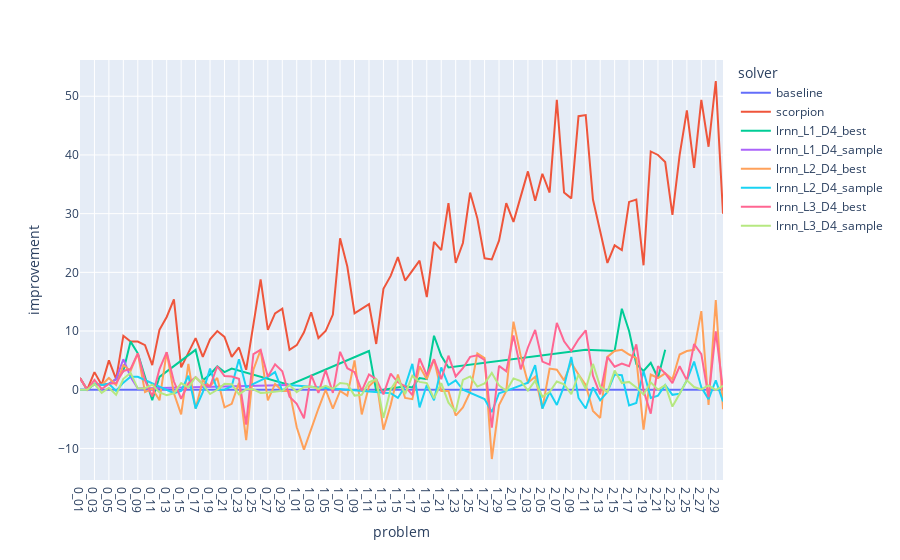
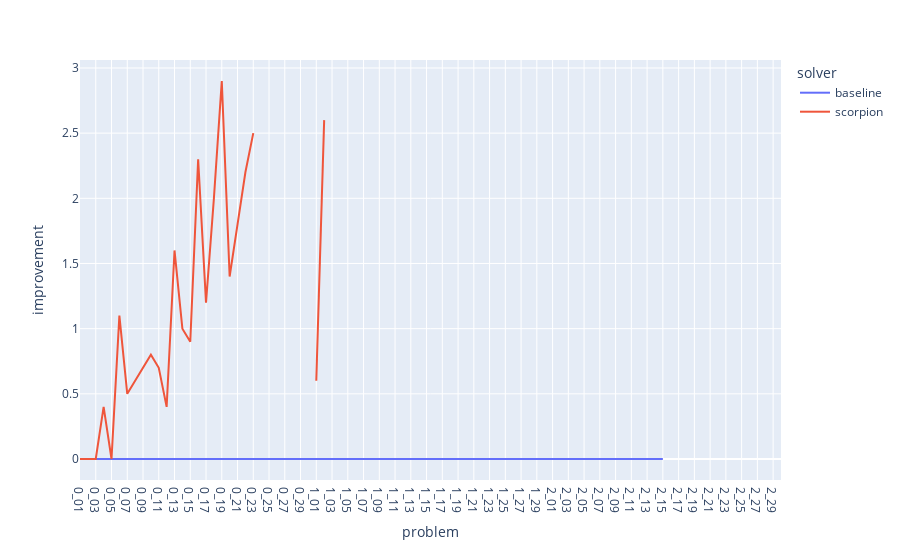
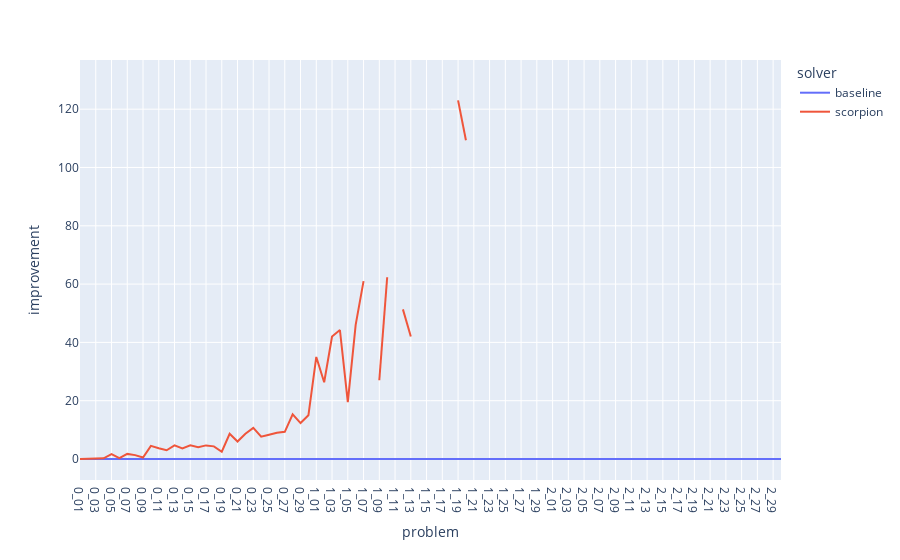
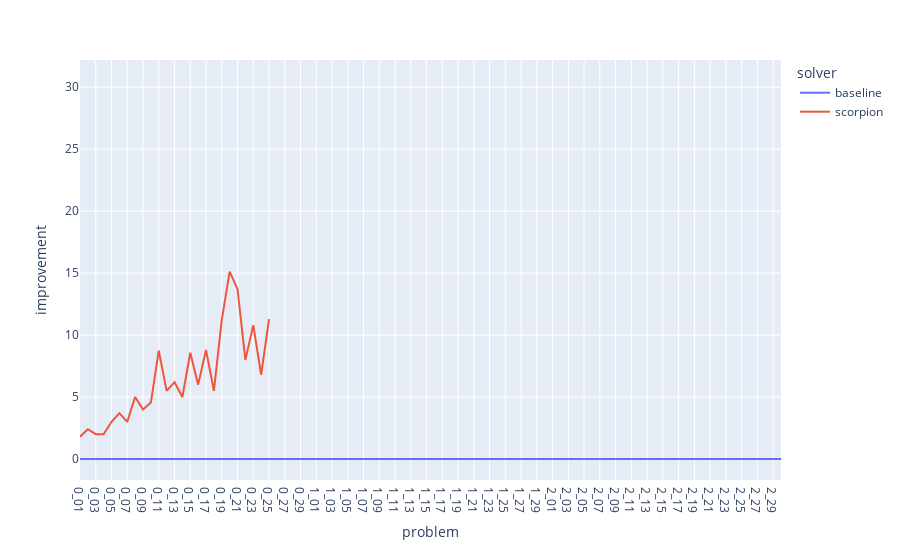

Source (notebook cell) for these figures, in order:
### Markdown cell above
# Absolute difference plots

### Code cell
plot_difference(absolute=True)

### Figure 1 — Plotly figure (JSON) as saved in the notebook; plotly's stock layout.template omitted (floating-point values rounded to 4 significant figures)
{"data": [{"hovertemplate": "solver=baseline<br>problem=%{x}<br>improvement=%{y}<extra></extra>", "legendgroup": "baseline", "line": {"color": "#636efa", "dash": "solid"}, "marker": {"symbol": "circle"}, "mode": "lines", "name": "baseline", "orientation": "v", "showlegend": true, "type": "scatter", "x": ["0_01", "0_02", "0_03", "0_04", "0_05", "0_06", "0_07", "0_08", "0_09", "0_10", "0_11", "0_12", "0_13", "0_14", "0_15", "0_16", "0_17", "0_18", "0_19", "0_20", "0_21", "0_22", "0_23", "0_24", "0_25", "0_26", "0_27", "0_28", "0_29", "0_30", "1_01", "1_02", "1_03", "1_04", "1_05", "1_06", "1_07", "1_08", "1_09", "1_10", "1_11", "1_12", "1_13", "1_14", "1_15", "1_16", "1_17", "1_18", "1_19", "1_20", "1_21", "1_22", "1_23", "1_24", "1_25", "1_26", "1_27", "1_28", "1_29", "1_30", "2_01", "2_02", "2_03", "2_04", "2_05", "2_06", "2_07", "2_08", "2_09", "2_10", "2_11", "2_12", "2_13", "2_14", "2_15", "2_16", "2_17", "2_18", "2_19", "2_20", "2_21", "2_22", "2_23", "2_24", "2_25", "2_26", "2_27", "2_28", "2_29", "2_30"], "xaxis": "x", "y": [0, 0, 0, 0, 0, 0, 0, 0, 0, 0, 0, 0, 0, 0, 0, 0, 0, 0, 0, 0, 0, 0, 0, 0, 0, 0, 0, 0, 0, 0, 0, 0, 0, 0, 0, 0, 0, 0, 0, 0, 0, 0, 0, 0, 0, 0, 0, 0, 0, 0, 0, 0, 0, 0, 0, 0, 0, 0, 0, 0, 0, 0, 0, 0, 0, 0, 0, 0, 0, 0, 0, 0, 0, 0, 0, 0, 0, 0, 0, 0, 0, 0, 0, 0, 0, 0, 0, 0, 0, 0], "yaxis": "y"}, {"hovertemplate": "solver=scorpion<br>problem=%{x}<br>improvement=%{y}<extra></extra>", "legendgroup": "scorpion", "line": {"color": "#EF553B", "dash": "solid"}, "marker": {"symbol": "circle"}, "mode": "lines", "name": "scorpion", "orientation": "v", "showlegend": true, "type": "scatter", "x": ["0_01", "0_02", "0_03", "0_04", "0_05", "0_06", "0_07", "0_08", "0_09", "0_10", "0_11", "0_12", "0_13", "0_14", "0_15", "0_16", "0_17", "0_18", "0_19", "0_20", "0_21", "0_22", "0_23", "0_24", "0_25", "0_26", "0_27", "0_28", "0_29", "0_30", "1_01", "1_02", "1_03", "1_04", "1_05", "1_06", "1_07", "1_08", "1_09", "1_10", "1_11", "1_12", "1_13", "1_14", "1_15", "1_16", "1_17", "1_18", "1_19", "1_20", "1_21", "1_22", "1_23", "1_24", "1_25", "1_26", "1_27", "1_28", "1_29", "1_30", "2_01", "2_02", "2_03", "2_04", "2_05", "2_06", "2_07", "2_08", "2_09", "2_10", "2_11", "2_12", "2_13", "2_14", "2_15", "2_16", "2_17", "2_18", "2_19", "2_20", "2_21", "2_22", "2_23", "2_24", "2_25", "2_26", "2_27", "2_28", "2_29", "2_30"], "xaxis": "x", "y": [2, 0, 3, 0.8, 5, 1.8, 9.2, 8.2, 8.2, 7.6, 4.2, 10.2, 12.4, 15.4, 3.8, 6.4, 8.8, 5.6, 8.6, 10, 9, 5.6, 7.2, 3.4, 11.4, 18.8, 10.2, 13, 13.8, 6.8, 7.6, 9.8, 13.2, 8.8, 10, 12.8, 25.8, 21, 13, 13.8, 14.6, 7.8, 17.2, 19.4, 22.6, 18.6, 20.4, 22, 15.8, 25.2, 23.8, 31.8, 21.6, 25, 33.6, 29.2, 22.4, 22.2, 25.4, 31.8, 28.6, 32.8, 37.2, 32.2, 36.8, 33.6, 49.4, 33.6, 32.6, 46.6, 46.8, 32.4, 27.2, 21.6, 24.6, 23.8, 32, 32.4, 21.2, 40.6, 40, 38.8, 29.8, 40, 47.6, 37.8, 49.4, 41.4, 52.6, 30], "yaxis": "y"}, {"hovertemplate": "solver=lrnn_L1_D4_best<br>problem=%{x}<br>improvement=%{y}<extra></extra>", "legendgroup": "lrnn_L1_D4_best", "line": {"color": "#00cc96", "dash": "solid"}, "marker": {"symbol": "circle"}, "mode": "lines", "name": "lrnn_L1_D4_best", "orientation": "v", "showlegend": true, "type": "scatter", "x": ["0_01", "0_02", "0_03", "0_04", "0_05", "0_06", "0_07", "0_08", "0_09", "0_11", "0_12", "0_17", "0_18", "0_19", "0_20", "0_21", "0_22", "0_30", "1_11", "1_12", "1_16", "1_17", "1_18", "1_19", "1_20", "1_21", "1_22", "2_11", "2_15", "2_16", "2_17", "2_18", "2_19", "2_20", "2_21", "2_22"], "xaxis": "x", "y": [2, 0, 1, 0.8, 1, 1.8, 3.2, 8.2, 6.2, -1.8, 2.2, 6.8, 1.6, 2.6, 4, 3, 3.6, 0.8, 6.6, -0.2, 0.6, 0.4, 2, 1.8, 9.2, 5.8, 3.8, 6.8, 6.6, 13.8, 10, 4.4, 3.2, 4.6, 2, 6.8], "yaxis": "y"}, {"hovertemplate": "solver=lrnn_L1_D4_sample<br>problem=%{x}<br>improvement=%{y}<extra></extra>", "legendgroup": "lrnn_L1_D4_sample", "line": {"color": "#ab63fa", "dash": "solid"}, "marker": {"symbol": "circle"}, "mode": "lines", "name": "lrnn_L1_D4_sample", "orientation": "v", "showlegend": true, "type": "scatter", "x": ["0_01", "0_02", "0_03", "0_04", "0_05", "0_06", "0_07", "0_08", "0_09", "0_30"], "xaxis": "x", "y": [0, 0, 1, 0.8, 1, 1.8, 5.2, 2.2, 0.2, 0.8], "yaxis": "y"}, {"hovertemplate": "solver=lrnn_L2_D4_best<br>problem=%{x}<br>improvement=%{y}<extra></extra>", "legendgroup": "lrnn_L2_D4_best", "line": {"color": "#FFA15A", "dash": "solid"}, "marker": {"symbol": "circle"}, "mode": "lines", "name": "lrnn_L2_D4_best", "orientation": "v", "showlegend": true, "type": "scatter", "x": ["0_01", "0_02", "0_03", "0_04", "0_05", "0_06", "0_07", "0_08", "0_09", "0_10", "0_11", "0_12", "0_13", "0_14", "0_15", "0_16", "0_17", "0_18", "0_19", "0_20", "0_21", "0_22", "0_23", "0_24", "0_25", "0_26", "0_27", "0_28", "0_29", "0_30", "1_01", "1_02", "1_04", "1_05", "1_06", "1_07", "1_08", "1_09", "1_10", "1_11", "1_12", "1_13", "1_14", "1_15", "1_16", "1_17", "1_18", "1_19", "1_20", "1_21", "1_22", "1_23", "1_24", "1_25", "1_26", "1_27", "1_28", "1_29", "1_30", "2_01", "2_02", "2_03", "2_04", "2_05", "2_06", "2_07", "2_08", "2_09", "2_10", "2_11", "2_12", "2_13", "2_14", "2_15", "2_16", "2_17", "2_18", "2_19", "2_20", "2_21", "2_22", "2_23", "2_24", "2_25", "2_26", "2_27", "2_28", "2_29", "2_30"], "xaxis": "x", "y": [2, 0, 1, 0.8, 2, 0.8, 4.2, 3.2, 6.2, -0.4, 0.2, -1.8, 6.4, -0.6, -4.2, 4.4, -3.2, 1.6, 0.6, 2, -3, -2.4, 1.2, -8.6, 3.4, 6.8, -1.8, 1, -0.2, -0.2, -6.4, -10.2, -3.2, 0, -3.2, -0.2, -1, 5, -4.2, 0.6, 1.8, -6.8, -2.6, 2.6, -1.4, -1.6, 4, 1.8, 5.2, -0.2, -0.2, -4.4, -3, -0.4, 6.2, 5.4, -11.8, -2.6, -0.2, 11.6, 5.8, 1.2, 2.2, -3.2, 3.6, 3.4, 1.6, 4.6, 2.6, 0.8, -3.6, -4.8, 5.6, 6.6, 6.8, 6, 5.4, -6.8, 2.6, 2, 2.8, 1.8, 6, 6.6, 6.8, 13.4, -2.6, 15.27, -3.333], "yaxis": "y"}, {"hovertemplate": "solver=lrnn_L2_D4_sample<br>problem=%{x}<br>improvement=%{y}<extra></extra>", "legendgroup": "lrnn_L2_D4_sample", "line": {"color": "#19d3f3", "dash": "solid"}, "marker": {"symbol": "circle"}, "mode": "lines", "name": "lrnn_L2_D4_sample", "orientation": "v", "showlegend": true, "type": "scatter", "x": ["0_01", "0_02", "0_03", "0_04", "0_05", "0_06", "0_07", "0_08", "0_09", "0_14", "0_15", "0_16", "0_17", "0_18", "0_19", "0_20", "0_21", "0_22", "0_23", "0_24", "0_27", "0_28", "0_29", "0_30", "1_14", "1_15", "1_16", "1_17", "1_18", "1_19", "1_20", "1_21", "1_22", "1_23", "1_24", "1_27", "1_28", "1_29", "1_30", "2_03", "2_04", "2_05", "2_06", "2_07", "2_08", "2_09", "2_10", "2_11", "2_12", "2_13", "2_14", "2_15", "2_16", "2_17", "2_18", "2_19", "2_20", "2_21", "2_22", "2_23", "2_24", "2_25", "2_26", "2_27", "2_28", "2_29", "2_30"], "xaxis": "x", "y": [0, 0, 1, 0.8, 1, -0.2, 1.2, 2.2, 2.2, -0.6, -0.2, 2.4, -3.2, -0.4, 3.6, 0, 0, 0.6, 5.2, 0.4, 2.2, 3, -0.2, 0.8, -0.6, -1.4, 0.6, 4.4, -3, 0.8, -1.8, 3.8, 0.8, 1.6, 0, -1.6, -3.8, -0.6, -0.2, 1.2, 4.2, -3.2, -0.4, -2.6, 0.6, 5.6, -1.4, -3.2, 0.4, -1.8, -0.4, 2.6, 2.467, -2.667, -2.267, 3.2, -1.4, -1, 0.8, -0.8667, -0.6667, 1.6, 4.8, 0.4, -1.6, 1.6, -2], "yaxis": "y"}, {"hovertemplate": "solver=lrnn_L3_D4_best<br>problem=%{x}<br>improvement=%{y}<extra></extra>", "legendgroup": "lrnn_L3_D4_best", "line": {"color": "#FF6692", "dash": "solid"}, "marker": {"symbol": "circle"}, "mode": "lines", "name": "lrnn_L3_D4_best", "orientation": "v", "showlegend": true, "type": "scatter", "x": ["0_01", "0_02", "0_03", "0_04", "0_05", "0_06", "0_07", "0_08", "0_09", "0_10", "0_11", "0_12", "0_13", "0_14", "0_15", "0_16", "0_17", "0_18", "0_19", "0_20", "0_21", "0_22", "0_23", "0_24", "0_25", "0_26", "0_27", "0_28", "0_29", "0_30", "1_01", "1_02", "1_03", "1_04", "1_05", "1_06", "1_07", "1_08", "1_09", "1_10", "1_11", "1_12", "1_13", "1_14", "1_15", "1_16", "1_17", "1_18", "1_19", "1_20", "1_21", "1_22", "1_23", "1_24", "1_25", "1_26", "1_27", "1_28", "1_29", "1_30", "2_01", "2_02", "2_03", "2_04", "2_05", "2_06", "2_07", "2_08", "2_09", "2_10", "2_11", "2_12", "2_13", "2_14", "2_15", "2_16", "2_17", "2_18", "2_19", "2_20", "2_21", "2_22", "2_23", "2_24", "2_25", "2_26", "2_27", "2_28", "2_29", "2_30"], "xaxis": "x", "y": [2, 0, 1.667, 0.1333, 1, 1.133, 3.2, 3.533, 6.2, 1.6, -1.133, 3.533, 6.4, 1.4, -1.533, 1.067, 2.133, 0.9333, 0.6, 4, 2.333, 2.267, 1.867, -5.933, 6.067, 6.8, 2.2, 4.333, 3.133, -1.2, -2.4, -4.867, 2.533, -0.5333, 3.333, -0.5333, 6.467, 3.667, 3, -0.2, 2.6, 1.8, -0.8, 2.733, 1.267, 0.6, -0.9333, 5.333, 2.467, 5.2, 1.8, 5.8, 2.267, 3.667, 5.6, 5.867, 5.067, -6.467, 4.067, 3.133, 9.267, 3.467, 7.2, 10.2, 4.8, 4.267, 11.4, 8.267, 6.6, 8.6, 10.13, 2.4, -0.8, 5.6, 3.933, 4.467, 4, 7.733, -0.1333, -4.067, 4, 2.8, 1.133, 4, 1.6, 7.8, 6.067, -1.267, 9.933, 0], "yaxis": "y"}, {"hovertemplate": "solver=lrnn_L3_D4_sample<br>problem=%{x}<br>improvement=%{y}<extra></extra>", "legendgroup": "lrnn_L3_D4_sample", "line": {"color": "#B6E880", "dash": "solid"}, "marker": {"symbol": "circle"}, "mode": "lines", "name": "lrnn_L3_D4_sample", "orientation": "v", "showlegend": true, "type": "scatter", "x": ["0_01", "0_02", "0_03", "0_04", "0_05", "0_06", "0_07", "0_08", "0_09", "0_10", "0_11", "0_12", "0_13", "0_14", "0_15", "0_16", "0_17", "0_18", "0_19", "0_20", "0_21", "0_22", "0_23", "0_24", "0_25", "0_26", "0_27", "0_28", "0_29", "0_30", "1_01", "1_02", "1_03", "1_04", "1_05", "1_06", "1_07", "1_08", "1_09", "1_10", "1_11", "1_12", "1_13", "1_14", "1_15", "1_16", "1_17", "1_18", "1_19", "1_20", "1_21", "1_22", "1_23", "1_24", "1_25", "1_26", "1_27", "1_28", "1_29", "1_30", "2_01", "2_02", "2_03", "2_04", "2_05", "2_06", "2_07", "2_08", "2_09", "2_10", "2_11", "2_12", "2_13", "2_14", "2_15", "2_16", "2_17", "2_18", "2_19", "2_20", "2_21", "2_22", "2_23", "2_24", "2_25", "2_26", "2_27", "2_28", "2_29", "2_30"], "xaxis": "x", "y": [0, 0, 1, -0.5333, 0.3333, -0.8667, 1.867, 2.867, 0.2, 0.2667, 0.8667, -0.4667, -0.9333, -0.6, 1.133, 0.4, 2.133, 0.9333, -0.7333, 0, 1, 0.9333, -0.8, 0.06667, 0.06667, -0.5333, -0.4667, -0.3333, -0.2, 0.8, -0.4, 0.4667, 0.5333, 0.1333, 0.6667, 0.1333, 1.133, 1, -1, -0.8667, 1.267, 1.8, -4.8, 0.06667, 1.933, -0.7333, 2.4, 1.333, 1.133, -1.467, 1.133, -2.2, -3.733, 1.667, 2.267, 0.5333, 1.067, 2.867, 0.7333, -0.2, 1.933, 1.467, -0.1333, 1.533, -1.2, -0.4, 1.4, 0.9333, -0.7333, 2.6, 0.1333, 4.4, 0.5333, -0.4, 3.267, 1.133, 1.333, 0.4, -0.8, 1.267, 0, 0.8, -2.867, -0.6667, 1.6, 0.4667, 0.06667, 0.7333, -0.06667, 0.6667], "yaxis": "y"}], "layout": {"legend": {"title": {"text": "solver"}, "tracegroupgap": 0}, "margin": {"t": 60}, "xaxis": {"anchor": "y", "domain": [0, 1], "title": {"text": "problem"}}, "yaxis": {"anchor": "x", "domain": [0, 1], "title": {"text": "improvement"}}}}

### Figure 2 — Plotly figure (JSON) as saved in the notebook; plotly's stock layout.template omitted (floating-point values rounded to 4 significant figures)
{"data": [{"hovertemplate": "solver=baseline<br>problem=%{x}<br>improvement=%{y}<extra></extra>", "legendgroup": "baseline", "line": {"color": "#636efa", "dash": "solid"}, "marker": {"symbol": "circle"}, "mode": "lines", "name": "baseline", "orientation": "v", "showlegend": true, "type": "scatter", "x": ["0_01", "0_02", "0_03", "0_04", "0_05", "0_06", "0_07", "0_08", "0_09", "0_10", "0_11", "0_12", "0_13", "0_14", "0_15", "0_16", "0_17", "0_18", "0_19", "0_20", "0_21", "0_22", "0_23", "0_24", "0_25", "0_26", "0_27", "0_28", "0_29", "0_30", "1_01", "1_02", "1_03", "1_04", "1_05", "1_06", "1_07", "1_08", "1_09", "1_10", "1_11", "1_12", "1_13", "1_14", "1_15", "1_16", "1_17", "1_18", "1_19", "1_20", "1_21", "1_22", "1_23", "1_24", "1_25", "1_26", "1_27", "1_28", "1_29", "1_30", "2_01", "2_02", "2_03", "2_04", "2_05", "2_06", "2_07", "2_08", "2_09", "2_10", "2_11", "2_12", "2_13", "2_14", "2_15", "2_16", "2_17", "2_18", "2_19", "2_20", "2_21", "2_22", "2_23", "2_24", "2_25", "2_26", "2_27", "2_28", "2_29", "2_30"], "xaxis": "x", "y": [0, 0, 0, 0, 0, 0, 0, 0, 0, 0, 0, 0, 0, 0, 0, 0, 0, 0, 0, 0, 0, 0, 0, 0, 0, 0, 0, 0, 0, 0, 0, 0, 0, 0, 0, 0, 0, 0, 0, 0, 0, 0, 0, 0, 0, 0, 0, 0, 0, 0, 0, 0, 0, 0, 0, 0, 0, 0, 0, 0, 0, 0, 0, 0, 0, 0, 0, 0, 0, 0, 0, 0, 0, 0, 0, null, null, null, null, null, null, null, null, null, null, null, null, null, null, null], "yaxis": "y"}, {"hovertemplate": "solver=scorpion<br>problem=%{x}<br>improvement=%{y}<extra></extra>", "legendgroup": "scorpion", "line": {"color": "#EF553B", "dash": "solid"}, "marker": {"symbol": "circle"}, "mode": "lines", "name": "scorpion", "orientation": "v", "showlegend": true, "type": "scatter", "x": ["0_01", "0_02", "0_03", "0_04", "0_05", "0_06", "0_07", "0_08", "0_09", "0_10", "0_11", "0_12", "0_13", "0_14", "0_15", "0_16", "0_17", "0_18", "0_19", "0_20", "0_21", "0_22", "0_23", "0_24", "0_25", "0_26", "0_27", "0_28", "0_29", "0_30", "1_01", "1_02", "1_03", "1_04", "1_05", "1_06", "1_07", "1_08", "1_09", "1_10", "1_11", "1_12", "1_13", "1_14", "1_15", "1_16", "1_17", "1_18", "1_19", "1_20", "1_21", "1_22", "1_23", "1_24", "1_25", "1_26", "1_27", "1_28", "1_29", "1_30", "2_01", "2_02", "2_03", "2_04", "2_05", "2_06", "2_07", "2_08", "2_09", "2_10", "2_11", "2_12", "2_13", "2_14", "2_15", "2_16", "2_17", "2_18", "2_19", "2_20", "2_21", "2_22", "2_23", "2_24", "2_25", "2_26", "2_27", "2_28", "2_29", "2_30"], "xaxis": "x", "y": [0, 0, 0, 0.4, 0, 1.1, 0.5, 0.6, 0.7, 0.8, 0.7, 0.4, 1.6, 1, 0.9, 2.3, 1.2, 2, 2.9, 1.4, 1.8, 2.2, 2.5, null, null, null, null, null, null, null, 0.6, 2.6, null, null, null, null, null, null, null, null, null, null, null, null, null, null, null, null, null, null, null, null, null, null, null, null, null, null, null, null, null, null, null, null, null, null, null, null, null, null, null, null, null, null, null, null, null, null, null, null, null, null, null, null, null, null, null, null, null, null], "yaxis": "y"}], "layout": {"legend": {"title": {"text": "solver"}, "tracegroupgap": 0}, "margin": {"t": 60}, "xaxis": {"anchor": "y", "domain": [0, 1], "title": {"text": "problem"}}, "yaxis": {"anchor": "x", "domain": [0, 1], "title": {"text": "improvement"}}}}

### Figure 3 — Plotly figure (JSON) as saved in the notebook; plotly's stock layout.template omitted (floating-point values rounded to 4 significant figures)
{"data": [{"hovertemplate": "solver=baseline<br>problem=%{x}<br>improvement=%{y}<extra></extra>", "legendgroup": "baseline", "line": {"color": "#636efa", "dash": "solid"}, "marker": {"symbol": "circle"}, "mode": "lines", "name": "baseline", "orientation": "v", "showlegend": true, "type": "scatter", "x": ["0_01", "0_02", "0_03", "0_04", "0_05", "0_06", "0_07", "0_08", "0_09", "0_10", "0_11", "0_12", "0_13", "0_14", "0_15", "0_16", "0_17", "0_18", "0_19", "0_20", "0_21", "0_22", "0_23", "0_24", "0_25", "0_26", "0_27", "0_28", "0_29", "0_30", "1_01", "1_02", "1_03", "1_04", "1_05", "1_06", "1_07", "1_08", "1_09", "1_10", "1_11", "1_12", "1_13", "1_14", "1_15", "1_16", "1_17", "1_18", "1_19", "1_20", "1_21", "1_22", "1_23", "1_24", "1_25", "1_26", "1_27", "1_28", "1_29", "1_30", "2_01", "2_02", "2_03", "2_04", "2_05", "2_06", "2_07", "2_08", "2_09", "2_10", "2_11", "2_12", "2_13", "2_14", "2_15", "2_16", "2_17", "2_18", "2_19", "2_20", "2_21", "2_22", "2_23", "2_24", "2_25", "2_26", "2_27", "2_28", "2_29", "2_30"], "xaxis": "x", "y": [0, 0, 0, 0, 0, 0, 0, 0, 0, 0, 0, 0, 0, 0, 0, 0, 0, 0, 0, 0, 0, 0, 0, 0, 0, 0, 0, 0, 0, 0, 0, 0, 0, 0, 0, 0, 0, 0, 0, 0, 0, 0, 0, 0, 0, 0, 0, 0, 0, 0, 0, 0, 0, 0, 0, 0, 0, 0, 0, 0, 0, 0, 0, 0, 0, 0, 0, 0, 0, 0, 0, 0, 0, 0, 0, 0, 0, 0, 0, 0, 0, 0, 0, 0, 0, 0, 0, 0, 0, 0], "yaxis": "y"}, {"hovertemplate": "solver=scorpion<br>problem=%{x}<br>improvement=%{y}<extra></extra>", "legendgroup": "scorpion", "line": {"color": "#EF553B", "dash": "solid"}, "marker": {"symbol": "circle"}, "mode": "lines", "name": "scorpion", "orientation": "v", "showlegend": true, "type": "scatter", "x": ["0_01", "0_02", "0_03", "0_04", "0_05", "0_06", "0_07", "0_08", "0_09", "0_10", "0_11", "0_12", "0_13", "0_14", "0_15", "0_16", "0_17", "0_18", "0_19", "0_20", "0_21", "0_22", "0_23", "0_24", "0_25", "0_26", "0_27", "0_28", "0_29", "0_30", "1_01", "1_02", "1_03", "1_04", "1_05", "1_06", "1_07", "1_08", "1_09", "1_10", "1_11", "1_12", "1_13", "1_14", "1_15", "1_16", "1_17", "1_18", "1_19", "1_20", "1_21", "1_22", "1_23", "1_24", "1_25", "1_26", "1_27", "1_28", "1_29", "1_30", "2_01", "2_02", "2_03", "2_04", "2_05", "2_06", "2_07", "2_08", "2_09", "2_10", "2_11", "2_12", "2_13", "2_14", "2_15", "2_16", "2_17", "2_18", "2_19", "2_20", "2_21", "2_22", "2_23", "2_24", "2_25", "2_26", "2_27", "2_28", "2_29", "2_30"], "xaxis": "x", "y": [0, 0, 0, 0.25, 1.667, 0.3333, 1.75, 1.333, 0.5, 4.5, 3.667, 3, 4.667, 3.6, 4.667, 4, 4.667, 4.333, 2.5, 8.667, 6, 8.667, 10.67, 7.667, 8.333, 9, 9.333, 15.33, 12.33, 15, 35, 26.33, 42, 44.25, 19.5, 46, 61, null, 27, 62.33, null, 51.33, 42, null, 88.67, null, null, null, 123, 109.3, null, null, null, null, null, null, null, null, null, null, 129.7, null, null, null, null, null, null, null, null, null, null, null, null, null, null, null, null, null, null, null, null, null, null, null, null, null, null, null, null, null], "yaxis": "y"}], "layout": {"legend": {"title": {"text": "solver"}, "tracegroupgap": 0}, "margin": {"t": 60}, "xaxis": {"anchor": "y", "domain": [0, 1], "title": {"text": "problem"}}, "yaxis": {"anchor": "x", "domain": [0, 1], "title": {"text": "improvement"}}}}

### Figure 4 — Plotly figure (JSON) as saved in the notebook; plotly's stock layout.template omitted (floating-point values rounded to 4 significant figures)
{"data": [{"hovertemplate": "solver=baseline<br>problem=%{x}<br>improvement=%{y}<extra></extra>", "legendgroup": "baseline", "line": {"color": "#636efa", "dash": "solid"}, "marker": {"symbol": "circle"}, "mode": "lines", "name": "baseline", "orientation": "v", "showlegend": true, "type": "scatter", "x": ["0_01", "0_02", "0_03", "0_04", "0_05", "0_06", "0_07", "0_08", "0_09", "0_10", "0_11", "0_12", "0_13", "0_14", "0_15", "0_16", "0_17", "0_18", "0_19", "0_20", "0_21", "0_22", "0_23", "0_24", "0_25", "0_26", "0_27", "0_28", "0_29", "0_30", "1_01", "1_02", "1_03", "1_04", "1_05", "1_06", "1_07", "1_08", "1_09", "1_10", "1_11", "1_12", "1_13", "1_14", "1_15", "1_16", "1_17", "1_18", "1_19", "1_20", "1_21", "1_22", "1_23", "1_24", "1_25", "1_26", "1_27", "1_28", "1_29", "1_30", "2_01", "2_02", "2_03", "2_04", "2_05", "2_06", "2_07", "2_08", "2_09", "2_10", "2_11", "2_12", "2_13", "2_14", "2_15", "2_16", "2_17", "2_18", "2_19", "2_20", "2_21", "2_22", "2_23", "2_24", "2_25", "2_26", "2_27", "2_28", "2_29", "2_30"], "xaxis": "x", "y": [0, 0, 0, 0, 0, 0, 0, 0, 0, 0, 0, 0, 0, 0, 0, 0, 0, 0, 0, 0, 0, 0, 0, 0, 0, 0, 0, 0, 0, 0, 0, 0, 0, 0, 0, 0, 0, 0, 0, 0, 0, 0, 0, 0, 0, 0, 0, 0, 0, 0, 0, 0, 0, 0, 0, 0, 0, 0, 0, 0, 0, 0, 0, 0, 0, 0, 0, 0, 0, 0, 0, 0, 0, 0, 0, 0, 0, 0, 0, 0, 0, 0, 0, 0, 0, 0, 0, 0, 0, 0], "yaxis": "y"}, {"hovertemplate": "solver=scorpion<br>problem=%{x}<br>improvement=%{y}<extra></extra>", "legendgroup": "scorpion", "line": {"color": "#EF553B", "dash": "solid"}, "marker": {"symbol": "circle"}, "mode": "lines", "name": "scorpion", "orientation": "v", "showlegend": true, "type": "scatter", "x": ["0_01", "0_02", "0_03", "0_04", "0_05", "0_06", "0_07", "0_08", "0_09", "0_10", "0_11", "0_12", "0_13", "0_14", "0_15", "0_16", "0_17", "0_18", "0_19", "0_20", "0_21", "0_22", "0_23", "0_24", "0_25", "0_26", "0_27", "0_28", "0_29", "0_30", "1_01", "1_02", "1_03", "1_04", "1_05", "1_06", "1_07", "1_08", "1_09", "1_10", "1_11", "1_12", "1_13", "1_14", "1_15", "1_16", "1_17", "1_18", "1_19", "1_20", "1_21", "1_22", "1_23", "1_24", "1_25", "1_26", "1_27", "1_28", "1_29", "1_30", "2_01", "2_02", "2_03", "2_04", "2_05", "2_06", "2_07", "2_08", "2_09", "2_10", "2_11", "2_12", "2_13", "2_14", "2_15", "2_16", "2_17", "2_18", "2_19", "2_20", "2_21", "2_22", "2_23", "2_24", "2_25", "2_26", "2_27", "2_28", "2_29", "2_30"], "xaxis": "x", "y": [1.8, 2.4, 2, 2, 3, 3.7, 3, 5, 4, 4.556, 8.75, 5.5, 6.2, 5, 8.571, 6, 8.8, 5.5, 11.22, 15.12, 13.7, 8, 10.8, 6.8, 11.29, null, null, null, 11.5, null, null, null, null, null, null, null, null, 22, null, 26, null, null, null, null, 30.5, null, null, null, null, null, null, null, null, null, null, null, null, null, null, null, null, null, null, null, null, null, null, null, null, null, null, null, null, null, null, null, null, null, null, null, null, null, null, null, null, null, null, null, null, null], "yaxis": "y"}], "layout": {"legend": {"title": {"text": "solver"}, "tracegroupgap": 0}, "margin": {"t": 60}, "xaxis": {"anchor": "y", "domain": [0, 1], "title": {"text": "problem"}}, "yaxis": {"anchor": "x", "domain": [0, 1], "title": {"text": "improvement"}}}}
